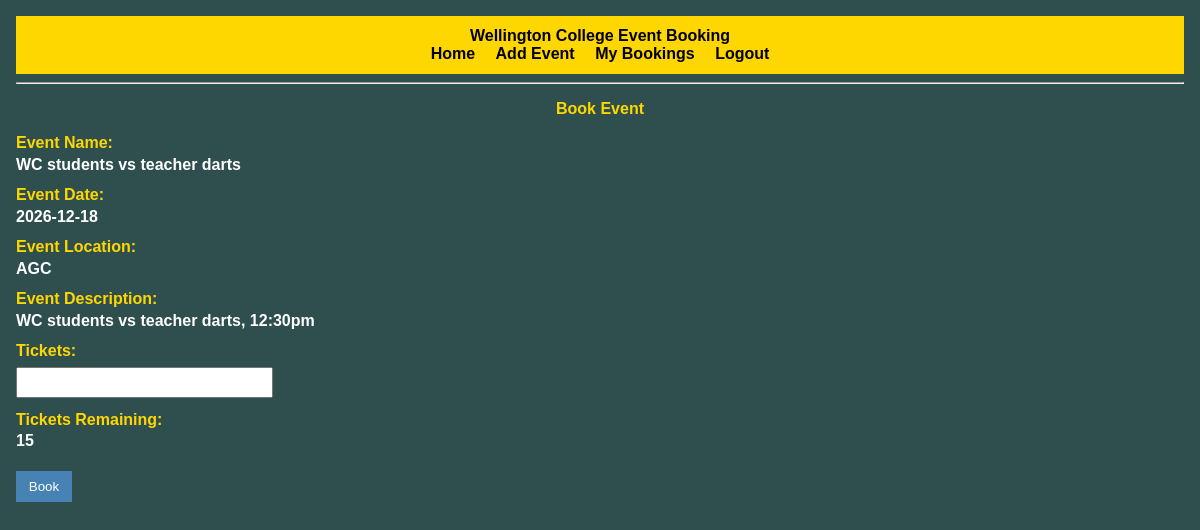
Page /book_event/12 (signed in) on the committed database.
### tables this page shows
CREATE TABLE "events"
(
    event_id          INTEGER
        primary key autoincrement,
    event_name        TEXT    not null,
    event_date        TEXT    not null,
    event_location    TEXT    not null,
    event_description TEXT    not null,
    fk_user_id        INTEGER not null,
    event_capacity    INTEGER not null
);

### app.py (the view, shortened to what this page needs)
@app.route('/book_event/<event_id>', methods=['GET', 'POST'])
def book_event(event_id):
    if "user_id" not in session:
        return redirect("/login?error=log+in+first")
    con = connect_db()
    cur = con.cursor()
    query = "SELECT * FROM events WHERE event_id = ?"
    cur.execute(query, (event_id,))
    chosen_event = cur.fetchone()
    ticket_query = "SELECT SUM(tickets) FROM bookings WHERE fk_event_id = ?"
    cur.execute(ticket_query, (event_id,))
    tickets_booked = cur.fetchone()[0]
    if tickets_booked is None:
        tickets_booked = 0
    tickets_left = chosen_event["event_capacity"] - tickets_booked
    con.close()
    error = request.args.get("error")
    return render_template("book_event.html", chosen_event=chosen_event, error=error, tickets_left=tickets_left)

### app.py (called while the page is built)
def connect_db():
    con = sqlite3.connect("identifier.sqlite")
    con.row_factory = sqlite3.Row
    return con

### templates/book_event.html (shortened to what this page needs)
{% extends "base.html" %}
{% block content %}
<h2>Book Event</h2>
<form class="myform" method="POST">
    <div class="form-group">
        <div class="form-label">Event Name:</div>
        <div class="form-element">
            <b>{{ chosen_event["event_name"] }}</b>
        </div>
    </div>
    <div class="form-group">
        <div class="form-label">Event Date:</div>
        <div class="form-element">
            <b>{{ chosen_event["event_date"] }}</b>
        </div>
    </div>
    <div class="form-group">
        <div class="form-label">Event Location:</div>
        <div class="form-element">
            <b>{{ chosen_event["event_location"] }}</b>
        </div>
    </div>
    <div class="form-group">
        <div class="form-label">Event Description:</div>
        <div class="form-element">
            <b>{{ chosen_event["event_description"] }}</b>
        </div>
    </div>
    <div class="form-group">
        <div class="form-label">Tickets:</div>
        <div class="form-element">
            <input type="number" name="tickets" min="1" max="10"required>
        </div>
    </div>
    <div class="form-group">
        <div class="form-label">Tickets Remaining:</div>
        <div class="form-element">
            <b>{{ tickets_left }}</b>
        </div>
    </div>
    <button type="submit">Book</button>
</form>
{% endblock %}

### templates/base.html (style rules this page uses)
body { font-family: Verdana, Arial, sans-serif; background-color: darkslategray; margin: 0; padding: 1rem; }
h2 { text-align: center; font-size: 1rem; margin: 1rem; color: gold; }
.form-group { margin-bottom: 0.8rem; color: white; }
.form-label { font-weight: bold; margin-bottom: 0.2rem; color: gold; }
input, textarea, select { width: 15rem; padding: 0.4rem; margin-top: 0.2rem; }
button { padding: 0.5rem 0.8rem; background-color: steelblue; color: white; border: none; margin-top: 0.5rem; }

### rows in the picture
events: event_name "WC students vs teacher darts", event_date "2026-12-18", event_location "AGC", event_description "WC students vs teacher darts, 12:30pm"

### other values in the picture
{{ tickets_left }} "15"
